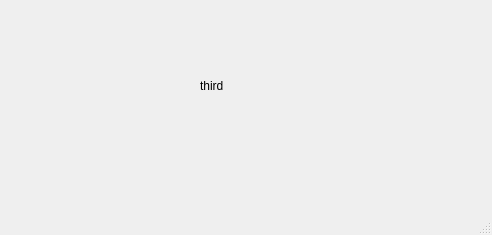
<?xml version="1.0" encoding="UTF-8"?>
<ui version="4.0">
 <class>MainWindow</class>
 <widget class="QMainWindow" name="MainWindow">
  <property name="geometry">
   <rect>
    <x>0</x>
    <y>0</y>
    <width>492</width>
    <height>235</height>
   </rect>
  </property>
  <property name="windowTitle">
   <string>MainWindow</string>
  </property>
  <widget class="QWidget" name="centralwidget">
   <widget class="QLabel" name="label">
    <property name="geometry">
     <rect>
      <x>200</x>
      <y>70</y>
      <width>81</width>
      <height>31</height>
     </rect>
    </property>
    <property name="text">
     <string>third</string>
    </property>
   </widget>
  </widget>
  <widget class="QMenuBar" name="menubar">
   <property name="geometry">
    <rect>
     <x>0</x>
     <y>0</y>
     <width>492</width>
     <height>22</height>
    </rect>
   </property>
  </widget>
  <widget class="QStatusBar" name="statusbar"/>
 </widget>
 <resources/>
 <connections/>
</ui>
